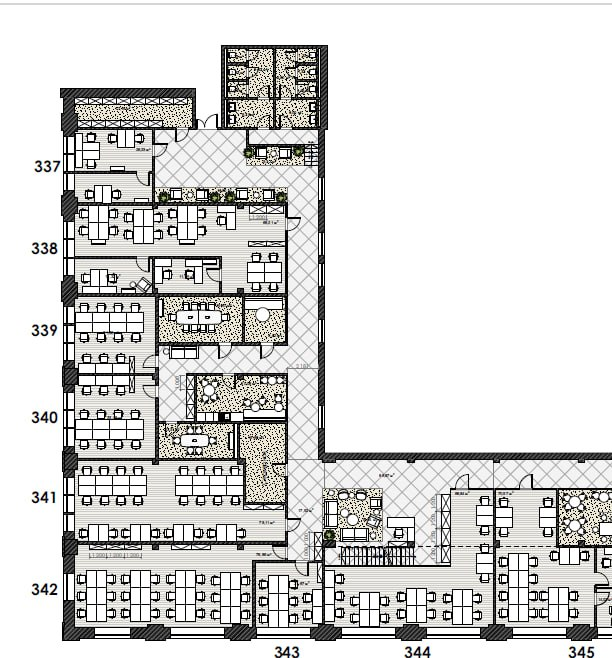
#> input picture data/image/office.jpg, 612 x 658 px
$ python -i structural_features.py   (imports and definitions only)
#> lines starting #> are read from the running program, lines starting #| are printed output that depends on the picture; after the words box and inside, x2 and y2 are one past the last pixel; in counts of white or black regions, pixels touching at a corner belong together
#> further down, picture is the input picture: PIL image 612x658 RGB; mean R, G, B 215.3, 214.9, 213.5
"""Automatic wall/door proposals on a drawing and semantic 3D density maps."""

from pathlib import Path

import cv2
import numpy as np
from PIL import Image


def _merged_wall_runs(mask, vertical=False):
    image = mask.T if vertical else mask
    found = cv2.HoughLinesP(image, 1, np.pi / 180, threshold=18, minLineLength=20, maxLineGap=2)
    lines = []
    for line in [] if found is None else found.reshape(-1, 4):
        x1, y1, x2, y2 = map(int, line)
        if abs(y2 - y1) <= 2 and abs(x2 - x1) >= 20:
            lines.append((round((y1 + y2) / 2), min(x1, x2), max(x1, x2)))
    clusters = []
    for y, x1, x2 in sorted(lines):
        cluster = next((c for c in clusters if abs(y - np.median(c["ys"])) <= 3), None)
        if cluster is None:
            cluster = {"ys": [], "runs": []}
            clusters.append(cluster)
        cluster["ys"].append(y)
        cluster["runs"].append((x1, x2))
    output = []
    for cluster in clusters:
        merged = []
        for a, b in sorted(cluster["runs"]):
            if merged and a <= merged[-1][1] + 3:
                merged[-1][1] = max(merged[-1][1], b)
            else:
                merged.append([a, b])
        output.append((int(np.median(cluster["ys"])), merged))
    return output


def plan_structure(image):
    gray = np.asarray(image.convert("L"))
    ink = (gray < 110).astype(np.uint8) * 255
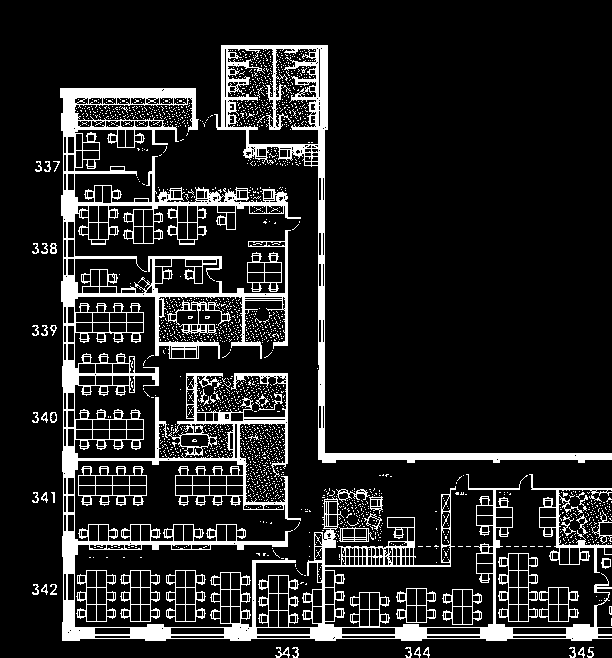
#> ink: shape (658, 612); 13.3% white; 1902 white regions (1847 under 20 px), largest, box (x1, y1, x2, y2) and area: (60, 88, 612, 641) 33224, (214, 45, 612, 463) 8628, (529, 474, 612, 573) 1191
    core = cv2.morphologyEx(ink, cv2.MORPH_OPEN, np.ones((3, 3), np.uint8))
#> core: shape (658, 612); 6.3% white; 81 white regions (27 under 20 px), largest, box (x1, y1, x2, y2) and area: (217, 45, 328, 178) 2890, (60, 88, 198, 145) 2451, (318, 428, 612, 463) 2337
    horizontal = cv2.morphologyEx(ink, cv2.MORPH_OPEN, np.ones((2, 22), np.uint8))
#> horizontal: shape (658, 612); 3.6% white; 40 white regions, largest, box (x1, y1, x2, y2) and area: (63, 628, 612, 640) 3175, (319, 454, 612, 461) 2049, (61, 89, 197, 99) 1357
    vertical = cv2.morphologyEx(ink, cv2.MORPH_OPEN, np.ones((22, 2), np.uint8))
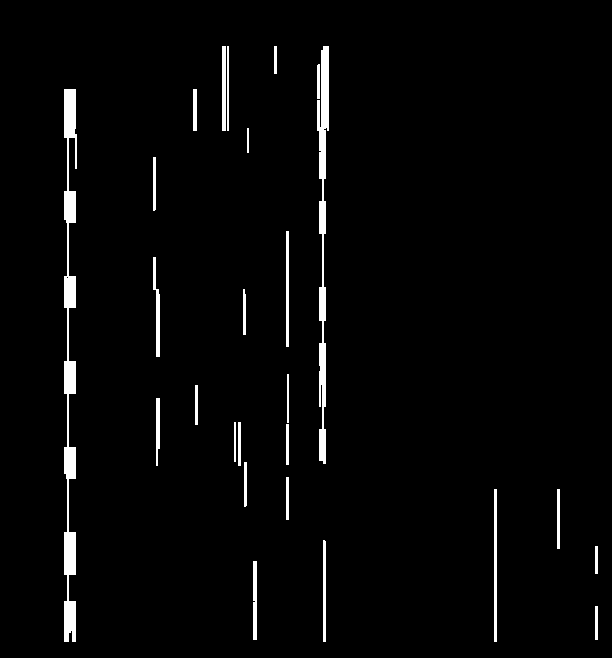
#> vertical: shape (658, 612); 2.6% white; 26 white regions, largest, box (x1, y1, x2, y2) and area: (64, 89, 77, 642) 3741, (317, 46, 329, 464) 2459, (494, 489, 497, 642) 459
    walls = cv2.bitwise_or(core, cv2.bitwise_or(horizontal, vertical))
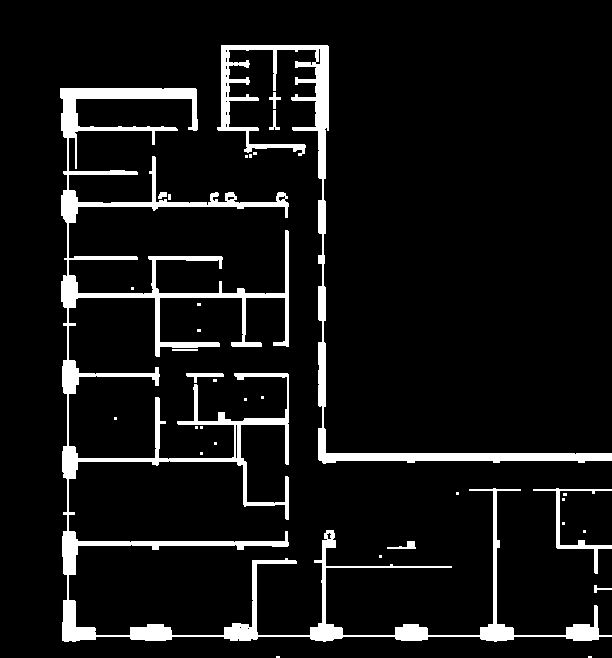
#> walls: shape (658, 612); 7.9% white; 33 white regions (23 under 20 px), largest, box (x1, y1, x2, y2) and area: (60, 88, 612, 642) 22361, (217, 45, 612, 464) 7995, (533, 488, 612, 574) 743
    # Remove tiny text/furniture remnants while retaining long thin partitions.
    count, labels, stats, _ = cv2.connectedComponentsWithStats(walls)
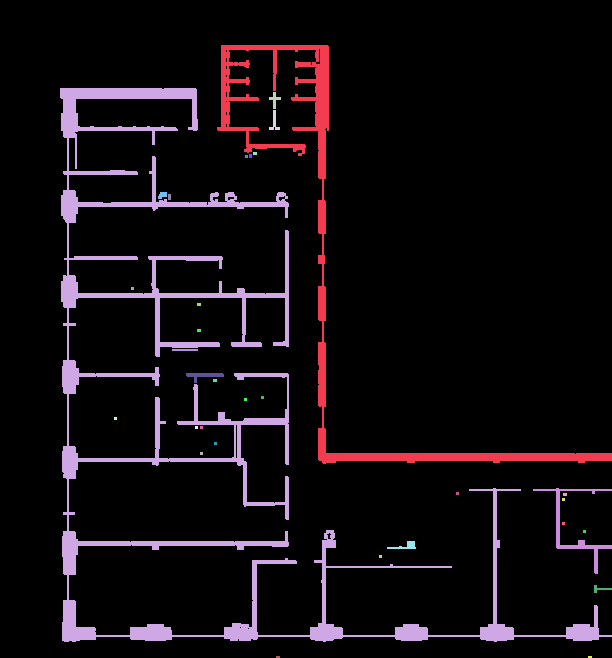
#> labels: shape (658, 612) int32; 34 distinct labels, from 0 to 33; one colour per label, 0 black
#> count = 34; stats = 34 rows, first 6: [0, 0, 612, 658, 370776], [217, 45, 395, 419, 7995], [60, 88, 552, 554, 22361], [269, 92, 12, 17, 78], [269, 110, 11, 20, 81], [253, 152, 4, 3, 12]
    keep = np.zeros(count, np.uint8)
#> keep = 34 values from 0 to 0
    for i in range(1, count):
        keep[i] = (
            255
            if stats[i, cv2.CC_STAT_AREA] >= 35
            and max(stats[i, cv2.CC_STAT_WIDTH], stats[i, cv2.CC_STAT_HEIGHT]) >= 16
            else 0
        )
#> after the loop, keep = 34 values, max 255 at index 1, min 0 at index 0, mean 67.5
    walls = keep[labels]
    distance_to_ink = cv2.distanceTransform((ink == 0).astype(np.uint8), cv2.DIST_L2, 3)
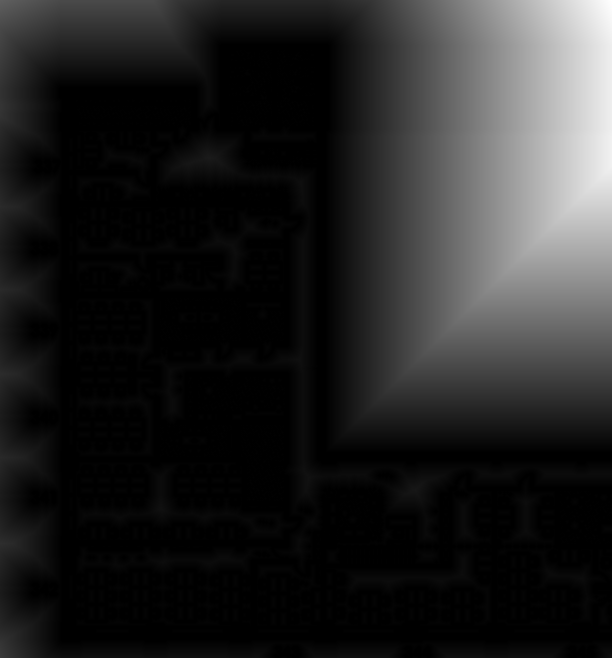
#> distance_to_ink: shape (658, 612) float32; min 0, max 289.9, mean 40.8; drawn with min black and max white
    ink_thickness = cv2.distanceTransform((ink > 0).astype(np.uint8), cv2.DIST_L2, 3)
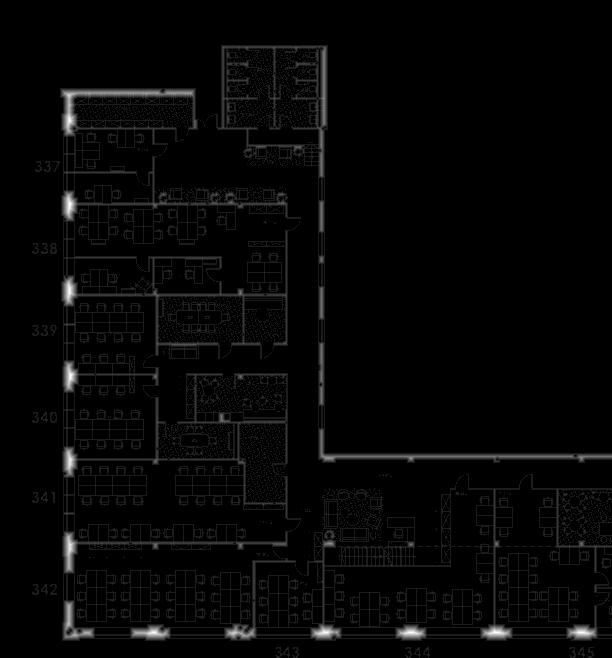
#> ink_thickness: shape (658, 612) float32; min 0, max 8.6, mean 0.204; drawn with min black and max white
    candidates = []
    height, width = gray.shape
#> height = 658; width = 612
    for swap in [False, True]:
        for coordinate, runs in _merged_wall_runs(walls, swap):
            for (_, end), (start, _) in zip(runs, runs[1:]):
                radius = start - end
                if not 5 <= radius <= 0.12 * min(width, height):
                    continue
                best = None
                sample = np.array([coordinate, end - 6] if swap else [end - 6, coordinate], int)
                thickness = max(0, float(ink_thickness[sample[1], sample[0]]) - 1)
                hypotheses = [
                    (end, radius),
                    (start, radius),
                    (end - thickness, radius + 2 * thickness),
                    (start + thickness, radius + 2 * thickness),
                ]
                for hinge, arc_radius in hypotheses:
                    center = np.array([coordinate, hinge] if swap else [hinge, coordinate], float)
                    for quadrant in range(4):
                        angles = np.deg2rad(np.linspace(quadrant * 90 + 20, quadrant * 90 + 70, 12))
                        arc = center + arc_radius * np.column_stack((np.cos(angles), np.sin(angles)))
                        x, y = np.rint(arc).astype(int).T
                        valid = (x >= 0) & (x < width) & (y >= 0) & (y < height)
                        score = (
                            float((distance_to_ink[y[valid], x[valid]] <= 1.5).mean()) if valid.all() else 0.0
                        )
                        # An arc without a leaf can be floor hatching or furniture.
                        leaf_angle = quadrant * 90 if swap else quadrant * 90 + 90
                        a = np.deg2rad(leaf_angle)
                        leaf = center + np.linspace(0.25 * arc_radius, 0.9 * arc_radius, 12)[:, None] * [
                            np.cos(a),
                            np.sin(a),
                        ]
                        lx, ly = np.rint(leaf).astype(int).T
                        lv = (lx >= 0) & (lx < width) & (ly >= 0) & (ly < height)
                        leaf_score = (
                            float((distance_to_ink[ly[lv], lx[lv]] <= 1.5).mean()) if lv.all() else 0.0
                        )
                        if (
                            score >= 0.75
                            and leaf_score >= 0.6
                            and (best is None or score + leaf_score > best["score"])
                        ):
                            midpoint = np.array(
                                [coordinate, (end + start) / 2] if swap else [(end + start) / 2, coordinate]
                            )
                            best = {
                                "center": midpoint.tolist(),
                                "hinge": center.tolist(),
                                "radius": arc_radius,
                                "quadrant": quadrant,
                                "leaf_angle": leaf_angle,
                                "score": score + leaf_score,
                                "status": "unverified_wall_gap_arc_leaf_proposal",
                            }
                if best and all(
                    np.linalg.norm(np.array(best["center"]) - p["center"]) > 5 for p in candidates
                ):
                    candidates.append(best)
#> after the loop, candidates = 12 items; midpoint = [595, 589]
    result = np.full(gray.shape, 255, np.uint8)
    result[walls > 0] = 0
    for door in candidates:
        center = tuple(np.rint(door["hinge"]).astype(int))
        radius = int(door["radius"])
        cv2.ellipse(
            result,
            center,
            (radius, radius),
            0,
            door["quadrant"] * 90,
            (door["quadrant"] + 1) * 90,
            110,
            1,
            cv2.LINE_AA,
        )
        angle = np.deg2rad(door["leaf_angle"])
        end = tuple(np.rint(np.array(center) + radius * np.array([np.cos(angle), np.sin(angle)])).astype(int))
        cv2.line(result, center, end, 110, 1, cv2.LINE_AA)
#> this loop made 12 passes
#> (center, radius, angle, end) on passes 1 to 12: ((222, 98), 26, 1.57, (222, 124)), ((258, 98), 33, 1.57, (258, 131)), ((177, 128), 40, 4.71, (177, 88)), ((292, 128), 34, 6.28, (326, 128)), ((219, 344), 12, 1.57, (219, 356)), ((223, 374), 11, 3.14, (212, 374)), ((95, 630), 35, 4.71, (95, 595)), ((155, 356), 41, 4.71, (155, 315)), ((286, 217), 13, 0, (299, 217)), ((286, 375), 29, 1.57, (286, 404)), ((286, 464), 12, 3.14, (274, 464)), ((595, 606), 33, 1.57, (595, 639))
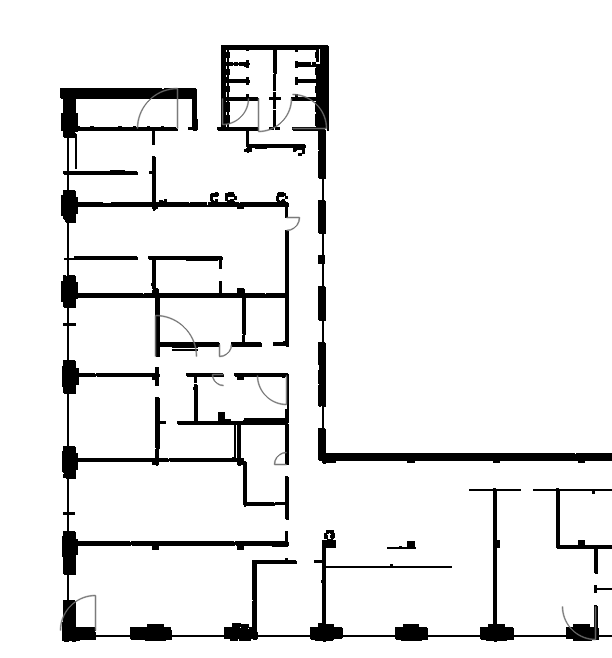
#> result: shape (658, 612); min 0, max 255, mean 234.8
    return Image.fromarray(result).convert("RGB"), walls, candidates


# [79 lines left out: functions processed_mask, structural_density, not called in this run]

>>> from PIL import Image
>>> picture = Image.open('../../../data/image/office.jpg')
>>> result = plan_structure(picture)
